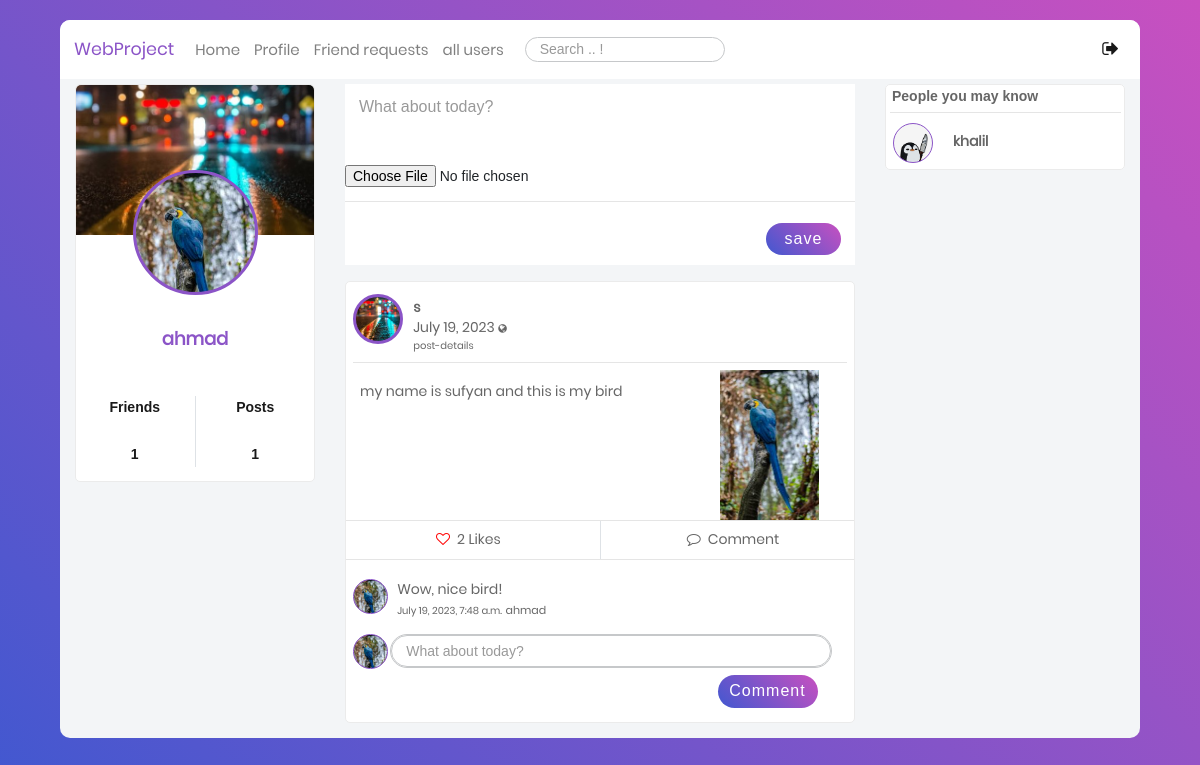
Page /blog/ (signed in) on the committed database.
### users/models.py (models this page shows, shortened)
class Profile(models.Model):
    user = models.OneToOneField(User, on_delete=models.CASCADE)
    image = models.ImageField(default='default.jpg', upload_to='profile_pics')
    bgimage = models.ImageField(default='default.jpg', upload_to='bg_pics')
    friends = models.ManyToManyField(User, blank=True, related_name='friends')
    slug = models.SlugField(unique=True,default=uuid.uuid1)
    forget_password_token= models.CharField(max_length=100)
    updated = models.DateTimeField( auto_now=True)
    created = models.DateTimeField( auto_now_add=True)
    objects = ProfileManager()
    def __str__(self):
        return f"{self.user.username}-{self.created.strftime('%d-%m-%Y')}"
    def get_friends(self):
        return self.friends.all()
    def get_friends2(self):
        return self.user.friends.all()
    def get_friends_no(self):
        return self.friends.all().count()
    def get_posts_no(self):
        return self.posts.all().count()

### blog/models.py (models this page shows, shortened)
class Post(models.Model):
    content = models.TextField()
    date_posted = models.DateTimeField(default = timezone.now)
    author = models.ForeignKey(User,on_delete=models.CASCADE)
    post_image = models.ImageField(null=True, blank=True, upload_to="images/")
    liked = models.ManyToManyField(Profile, blank=True, related_name='likes')
    updated = models.DateTimeField( auto_now=True)
    created = models.DateTimeField( auto_now_add=True)
    author = models.ForeignKey(Profile, on_delete=models.CASCADE, related_name='posts')
    def num_likes(self):
        return self.liked.all().count()
    class Meta:
        ordering = ('-created',)

class Comment(models.Model):
    user = models.ForeignKey(Profile, on_delete=models.CASCADE)
    post = models.ForeignKey(Post, on_delete=models.CASCADE)
    body = models.CharField(max_length=300)
    liked = models.ManyToManyField(Post, blank=True, related_name='likes')
    updated = models.DateTimeField(auto_now=True)
    created = models.DateTimeField(auto_now_add=True)

### blog/views.py (the view, shortened to what this page needs)
# urls.py: path('', views.home, name="blog-home"),
@login_required
def home(request):
    ordering = ["-date_posted"]
    profile = Profile.objects.get(user=request.user)
    nopro = Profile.objects.exclude(user=request.user)
    a = Profile.objects.all()
    a = set(a)
    b = set(profile.get_friends2())
    c = a.difference(b)
    print(type(a))
    print(type(b))
    print(type(c))
    print(a)
    print(b)
    print( bool(c) )
    p_form = PostModelForm()
    c_form = CommentModelForm()
    post_added = False
    context = {
        "posts": Post.objects.all().order_by("-date_posted"),
        "user": request.user,
        "pos": profile.get_posts_no,
        "im": Profile.objects.filter(user=request.user),
        "profile": profile,
        "friends": profile.get_friends(),
        "nofriend": c,
        "p_form": p_form,
        "c_form": c_form,
        "post_added": post_added,
    }
    return render(request, "blog/home.html", context)

### blog/templates/blog/home.html (shortened to what this page needs)
{% extends "blog/base.html" %} {% load static %}
    {% block content %}
    <div class="container mt-5">
      <div class="row">
        <div class="col-sm-3 mobile-hidden">
          <div class="main-block">
            <div
              class="coverPicture"
              style="background: url('{{ user.profile.bgimage.url }}');"
            ></div>
            <div
              class="profilePicture"
              style="background: url('{{ user.profile.image.url }}');"
            ></div>
            <div class="FullName text-center fs-18 ProjectColor">
              {{ user }}
            </div>
            <div class="row statistic text-center fs-16 p-3">
              <div class="col">
                <p>Friends</p>
                <br />
                <p>{{ profile.get_friends_no }}</p>
              </div>
              <div class="col border-left">
                <p>Posts</p>
                <br />
                <p>{{ pos }}</p>
              </div>
            </div>
          </div>
        </div>
        <div class="col-sm-6 mobile-hidden">
          <div
            style="
              background-color: white;
              padding-bottom: 7%;
              margin-bottom: 3%;
            "
          >
            <form method="POST" action="" enctype="multipart/form-data" >
              {% csrf_token %} {{p_form.content}} {{ p_form.post_image }}
              <hr />
              <div class="action p-2 pr-3">
                <button
                  name="submit_p_form"
                  type="submit"
                  class="float-r p-2 fs-16 post"
                >
                  save
                </button>
              </div>
            </form>
          </div>
          {% include 'blog/post-list.html' %}
        </div>
    {% if nofriend|length != 1  %}
        <div class="col-3 mobile-hidden">
          <div class="main-block">
            <div class="row">
              <div class="col pl-4">
                <p class="fs-14 font-cairo font-weight-600">
                  People you may know
                </p>
              </div>
            </div>
            {% for friend in nofriend %}
            {% if friend.user.username != user.username %}
            <hr class="m-1" />
            <div class="row">
              <div class="col-3">
                <div class="pt-2 pl-2 d-inline-block">
                  <div
                    class="Profile-Picture"
                    style="background: url('{{ friend.image.url }}');width: 40px;height: 40px;    border: 1.5px solid #8B54C7; "
                  ></div>
                </div>
              </div>
              <div class="col">
                <div class="UserName d-inline-block mt-3">
                  <p>
                    <a
                      href="{% url 'profile-detail-view' friend.slug %}"
                      class="font-weight-bold"
                      >{{ friend.user }}</a
                    >
                  </p>
                </div>
              </div>
            </div>
            {% endif %}
            {% endfor %}
            {% endif %}
          </div>
        </div>
      </div>
    </div>
    {% endblock content %}

### blog/templates/blog/base.html (shortened to what this page needs)
{% load static %}
<!DOCTYPE html>
<html class="no-js" lang="en">
  <head>
             <link
      rel="stylesheet"
      type="text/css"
      href="https://cdnjs.cloudflare.com/ajax/libs/semantic-ui/2.2.14/semantic.min.css"
    />
    <link
      rel="stylesheet"
      href="{% static 'blog/css/vendor/bootstrap.min.css' %} "
    />
    <link
      rel="stylesheet"
      href="{% static 'blog/css/vendor/font-awesome.min.css' %}"
    />
    <link rel="stylesheet" href="{% static 'blog/css/vendor/animate.css' %}" />
    <link
      rel="stylesheet"
      href="{% static 'blog/css/vendor/hamburgers.min.css' %}"
    />
    <link rel="stylesheet" href="{% static 'blog/css/util.css' %}" />
    <link rel="stylesheet" href="{% static 'blog/css/normalize.css' %}" />
    <link rel="stylesheet" href="{% static 'blog/css/main.css' %}" />
  </head>
  <body>
    <div class="limiter">
      <div class="container-login100" style="align-items: flex-start;">
        <div class="wrap-main">
          <div class="container-fluid">
            <div class="row">
              <nav class="navbar navbar-expand-lg navbar-light bgwhite">
                <a
                  class="navbar-brand ProjectColor"
                  href="{% url 'blog-home' %}"
                  >WebProject</a
                >
                <div
                  class="collapse navbar-collapse"
                  id="navbarSupportedContent"
                >
                  <ul class="navbar-nav mr-auto">
                    <li class="nav-item ">
                      <a class="nav-link fs-15" href="{% url 'blog-home' %}"
                        >Home <span class="sr-only">(current)</span></a
                      >
                    </li>
                    <li class="nav-item">
                      <a class="nav-link fs-15" href="{% url 'profile' %}"
                        >Profile</a
                      >
                    </li>
                    <li class="nav-item">
                      <a
                        class="nav-link fs-15"
                        href="{% url 'my-invites-view' %}"
                        >Friend requests</a
                      >
                    </li>
                    <li class="nav-item">
                      <a
                        class="nav-link fs-15"
                        href="{% url 'all-profiles-view' %}"
                        >all users</a
                      >
                    </li>
                    <li class="nav-item pt-2 pl-3">
                      <form
                        action="{% url 'search' %}"
                        method="POST"
                        id="search"
                      >
                        <input
                          type="search"
                          name="searched"
                          class="p-1 fs-14 pl-3 input-border"
                          placeholder="Search .. !"
                        />
                      </form>
                    </li>
                  </ul>
                  <div class="form-inline my-2 my-lg-0">
                    <ul class="navbar-nav mr-auto">
                      <li class="nav-item active">
                        <a
                          class="nav-link fs-18"
                          href="{% url 'blog-logout' %}"
                          data-toggle="tooltip"
                          data-placement="top"
                          ><i class="fa fa-sign-out" aria-hidden="true"></i
                        ></a>
                      </li>
                    </ul>
                  </div>
                </div>
              </nav>
            </div>
          </div>
          {% block content %} {% endblock content %}
        </div>
      </div>
    </div>
  </body>
</html>

### blog/templates/blog/post-list.html (shortened to what this page needs)
{% for post in posts %} {% if post.author.user in friends %}
<div class="main-block post-with-photo" id="post-list">
  <div class="Post-Box">
    <div class="header row">
      <div class="col-1" style="padding-right: 12.5%; padding-top: 1%;">
        <div class="pt-2 pl-2 d-inline-block">
          <div
            class="Profile-Picture"
            style="background: url('{{ post.author.image.url }}') "
          ></div>
        </div>
      </div>
      <div class="col-8 p-l-0">
        <div class="UserName d-inline-block mt-3">
          <p>
            <a
              href="{% url 'profile-detail-view' post.author.slug %}"
              class="font-weight-bold"
              >{{ post.author.user }}</a
            >
          </p>
          <p class="lh-1-2">
            {{ post.date_posted|date:"F d, Y" }}
            <i
              class="fa fa-globe fs-10"
              data-toggle="tooltip"
              data-placement="top"
              title="Public"
            ></i>
            <br />
            <a href=" {%url 'post-detail' post.id %} " class="fs-10"
              >post-details</a
            >
          </p>
        </div>
      </div>
    </div>
    <hr class="m-2" />
    <div class="body row">
      <div class="details col">
        <p class="px-3" style="padding: 10px">{{ post.content }}</p>
      </div>
      {% if post.post_image %}
      <div style="text-align: center">
        <img
          src="{{ post.post_image.url }}"
          alt=""
          style="max-width: 50%; height: auto"
        />
      </div>
      {% endif %}
    </div>
    <hr class="mt-0 mb-0" />
    <div class="footer">
      <div class="row action-btn">
        <div class="col">
          <form method="POST" action="{% url 'like-post-view' %}">
            {% if profile not in post.liked.all %}
            <button
              style="
                background-color: transparent;
                border: none;
                box-shadow: none;
              "
              type="submit"
            >
              <p class="py-2 footer-btn" style="padding-left: 90px">
                <i class="fa fa-heart-o" aria-hidden="true"></i>
                <span class="px-1"> {{ post.num_likes }} Likes</span>
              </p>
            </button>
            {% else %}
            <button
              style="
                background-color: transparent;
                border: none;
                box-shadow: none;
              "
              type="submit"
            >
              <p class="py-2 footer-btn" style="padding-left: 90px">
                <i
                  class="fa fa-heart-o"
                  aria-hidden="true"
                  style="color: red"
                ></i>
                <span class="px-1"> {{ post.num_likes }} Likes</span>
              </p>
            </button>
            {% endif %}
          </form>
        </div>
        <div class="col border-left">
          <p class="py-2 footer-btn text-center">
            <i class="fa fa-comment-o" aria-hidden="true"></i>
              <span class="px-1"> Comment</span>
          </p>
        </div>
      </div>
      <hr class="mt-0 mb-2" />
      <div class="row comment-list">
        {% for c in post.comment_set.all %}
        <div class="add-comment col-12 pt-0">
          <div class="row">
            <div class="col-1" style="padding-right: 11%; padding-top: 1%;">
              <div class="pt-2 pl-2 d-inline-block">
                <div
                  class="Profile-Picture-Comment"
                  style="background: url('{{ c.user.image.url }}'); "
                ></div>
              </div>
            </div>
            <div>
              <div class="row pr-2 pt-2 pb-2 pl-0" style="width:400%;">
                <div class="col pl-0">
                  <p class="pt-1 pl-2 pb-0 fs-14">{{c.body}}</p>
                  <p class="p-0 pl-2 fs-10">
                    <span class="fs-10" style="margin-right: 0.2%;">{{ c.created }}</span>
                    <span  >
                      <a
                        href="{% url 'profile-detail-view' c.user.slug %}"
                        class="fs-11"
                        >{{ c.user.user }}</a
                      ></span
                    >
                    <br>
                  </p>
                </div>
              </div>
            </div>
          </div>
        </div>
        {% endfor %}
        <div class="add-comment col-12 pb-2">
          <div class="row">
            <div class="col-1" style="padding-right: 11%">
              <div class="pt-2 pl-2 d-inline-block">
                <div
                  class="Profile-Picture-Comment"
                  style="background: url('{{ user.profile.image.url }}'); "
                ></div>
              </div>
            </div>
            <div class="bruh-box col-10 pl-0">
              <div class="row pr-2 pt-2 pb-2 pl-0">
                <div class="col pl-0">
                  <form method="POST" action="" enctype="multipart/form-data" id="f" name="f">
                    <div
                      style="
                        border-radius: 25px;
                        border: 1px solid #c6c8ca;
                        width: 100%;
                      "
                    >
                      {{c_form}}
                    </div>
                    <div class="action p-2 pr-3">
                      <button
                        type="submit"
                        class="float-r p-2 fs-16 post"
                        name="submit_c_form"
                        style="width: 100px"
                      >
                        Comment
                      </button>
                    </div>
                  </form>
                </div>
              </div>
            </div>
          </div>
        </div>
      </div>
    </div>
  </div>
</div>
{% endif %} {% endfor %}

### rows in the picture
Profile: get_friends_no "1", id "1"
Post: author.image (picture), author.user "s", date_posted "July 19, 2023", content "my name is sufyan and this is my bird", post_image (picture), num_likes "2", profile.image (picture)
Comment: user.image (picture), body "Wow, nice bird!", created "July 19, 2023, 7:48 a.m.", user.user "ahmad"
Profile: image (placeholder picture), user "khalil"

### other values in the picture
{{ user }} "ahmad"
